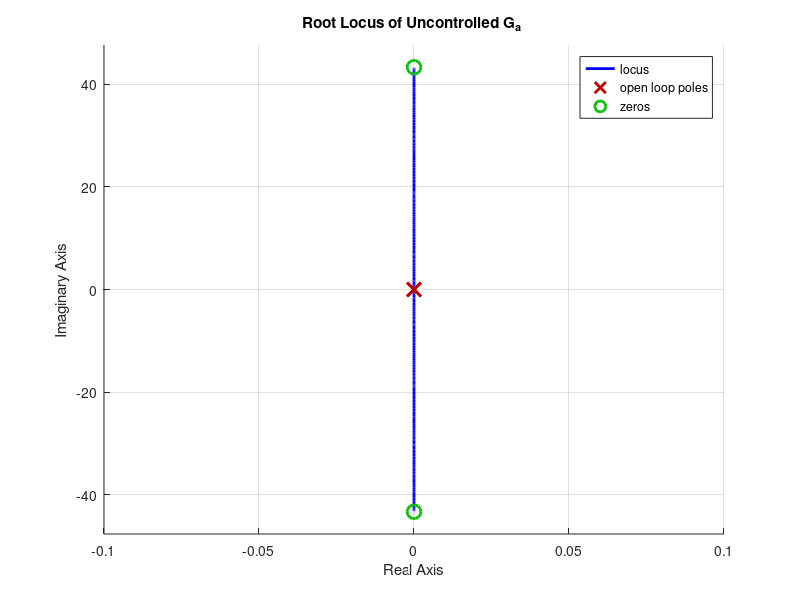
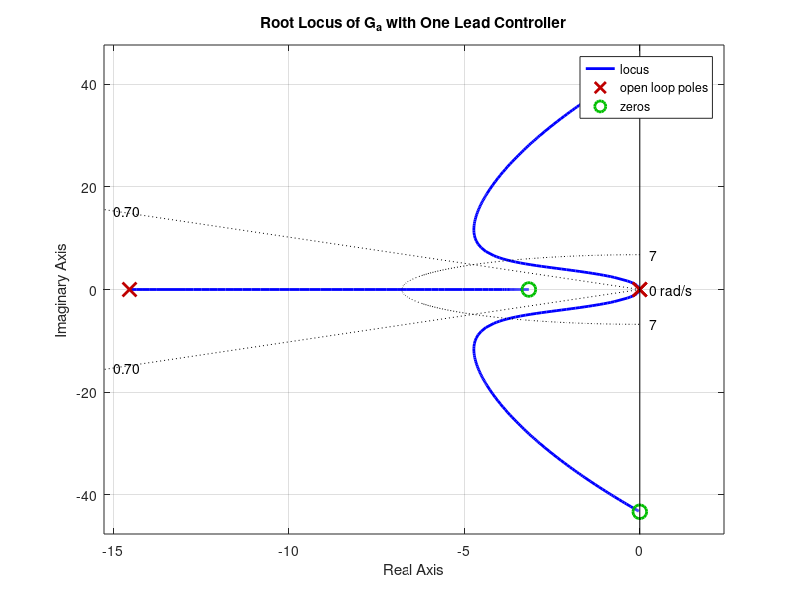
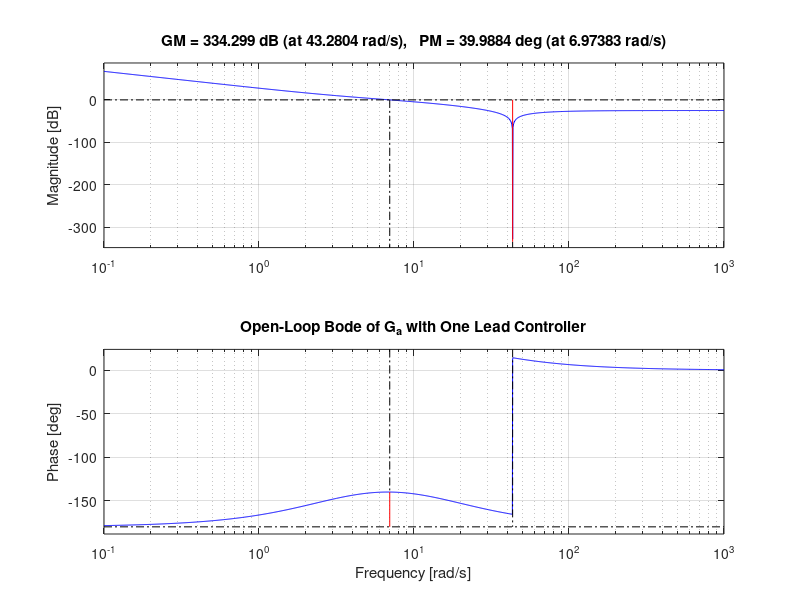
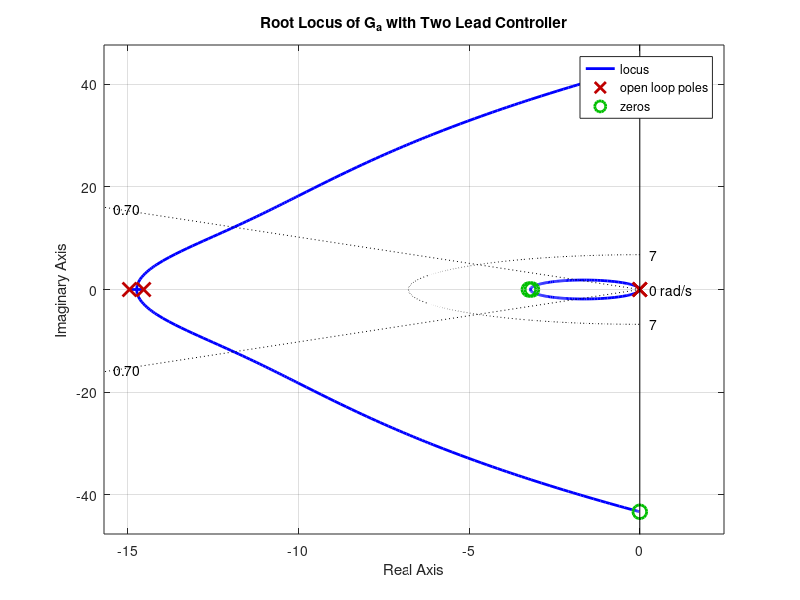

These charts were generated, in order, by the following MATLAB code: (Note: this script raises an error after producing the figures.)
% RR textbook: http://robotics.ucsd.edu/RR.pdf


close all

% Define phisical properties of system
g = 9.81;% m/s^2

% Measurement of moment of inertia: https://www.youtube.com/watch?v=nwgd1CV__rs&t=342s
m = 1.315; % kg
d = 0.143;%distance from gimbal pivot to cg_tot
strrad = 0.08255;% m
strlen = 0.55;% m
Txtot = 32.35/10; % oscilation period
Tytot = 29.3/10; % oscilation period

Ixtot = m*g*Txtot^2*strrad^2/(4*pi^2*0.55);%motor on the side
Iytot = m*g*Tytot^2*strrad^2/(4*pi^2*0.55);%motor on top

% from InnerGimbalAssembly_mobile
zcgpx = 0.0305;%m z distance from pivot to cg of 2-axis gimbal assembly
Ixxp_cg = 0.0007162665;%kg*m^2 moment of inertia about cg
mpx = 0.28867;%kg

% from InnerGimbalAssembly_mobile_y
zcgpy = 0.03495;%m z distance from pivot to cg of 1-axis gimbal assembly
Iyyp_cg = 0.000701359;%kg*m^2; moment of inertia about cg
mpy = 0.25211;%kg

% parallel axis theorem to get I about pivot points
Ixp = Ixxp_cg + zcgpx^2*mpx;
Iyp = Iyyp_cg + zcgpy^2*mpy;

tau = sqrt(d/g);% time constant

F = m*g;%Thrust from propeller
s = tf('s');

G_a = (d*F +s^2*Ixp)/(s^2*Ixtot); % Attitude Dynamics: fast inner loop
G_x = F/(m*s^2); % Translation Dynamics: slow outer loop
J = 1/(m*s^2);% Altitude Dynamics TODO

%% Attitude Controller
tr_a = 2.2*tau;% rise time requirement
zeta = 0.7;% damping ratio from max overshoot (RR Eq. 10.8)
wn_a = 1.8/tr_a;
boost = 10;% account for shift in wg with lead compensator
PM = 100*zeta + boost;% (RR Eq. 10.8)

PM1_a = PM/2;% create half of phase margin with 1st lead compensator
a1 = (1+sind(PM1_a))/(1-sind(PM1_a));% https://www.youtube.com/watch?v=rH44ttR3G4Q time: 10:50
b1 = 1/(wn_a*sqrt(a1));

D1_a = (a1*b1*s+1)/(b1*s+1);

figure(1)% Root Locus for uncontrolled G1
hold on
rlocus(G_a)
title('Root Locus of Uncontrolled G_a ')

figure(2)% Root Locus for 1st lead compensator
rlocus(D1_a*G_a)
sgrid(zeta,wn_a)
title('Root Locus of G_a with One Lead Controller')

%from fig(2)
K1_a = 0.525;

figure(3)% Open-Loop Bode for 1st lead compensator
margin(K1_a*D1_a*G_a)
title('Open-Loop Bode of G_a with One Lead Controller')

%from fig(3)
wn2_a = 6.97;% rad/s
PM1true_a = 40;% degrees

PM2_a = PM - PM1true_a;% create rest of phase margin with compensator 2
a2 = (1+sind(PM2_a))/(1-sind(PM2_a));
b2 = 1/(wn2_a*sqrt(a2));

D2_a = (a2*b2*s+1)/(b2*s+1);

figure(4) % Root Locus for 2nd lead compensator
rlocus(D2_a*K1_a*D1_a*G_a)
sgrid(zeta,wn_a)
title('Root Locus of G_a with Two Lead Controller')

%from fig(4)
K2_a = 0.7;
D_a = K2_a*D2_a*K1_a*D1_a;

figure(5) % Open-Loop Bode for 2nd lead compensator
margin(D_a*G_a)
title('Open-Loop Bode of G_a with Two Lead Controller')

%from fig(5)
PM2true_a = 73.7;% degrees

G_x_slc  = feedback(D_a*G_a,1); % Dynamics of inner loop of Successive Loop Closure (RR 10.3.4)
a_effort = D_a/(1 + D_a*G_a);% TODO: What units? degrees or rad?

figure(6) % Step Response
step(G_x_slc)
SG_a = stepinfo(G_x_slc);
title('Step Response of Attitude Dynamics')

figure(7)
step(a_effort)
title('Controller Effort for Step Response of Attitude Dynamics')
S_a_effort = stepinfo(a_effort);

%% Position Controller

tr_x = 20*SG_a.RiseTime;
zeta = 0.5;%1
wn_x = 1.8/tr_x;%0.3;
Kp = wn_x^2/(F/m);
Kd = 2*zeta*wn_x/(F/m);
wpd = 100;
D = Kp + Kd*s/(1+s/wpd);
K = 1;
D_x = K*D;
pd_closed = feedback(K*D*G_x,1);
S = stepinfo(pd_closed)

C = 0.0546 + 1.23/s;% from PID tuner on G_x_slc

x_effort = D_x/(1+D_x*G_x);

figure
hold on
rlocus(D*G_x);
sgrid(zeta,wn_x)
hold off

figure
margin(K*D*G_x)

figure
step(feedback(K*D*G_x,1))

figure
step(x_effort)

figure
hold on
rlocus(C*G_x_slc);
sgrid(zeta,wn_x)
hold off

figure
margin(C*G_x_slc)

figure
step(feedback(C*G_x_slc,1))



% figure
% step(feedback(K*D*G_x_slc,1))

